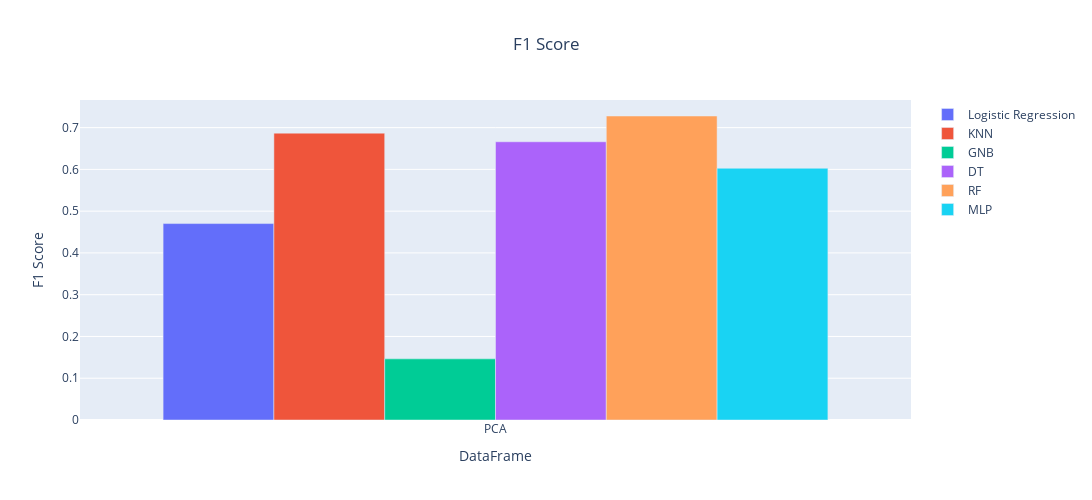
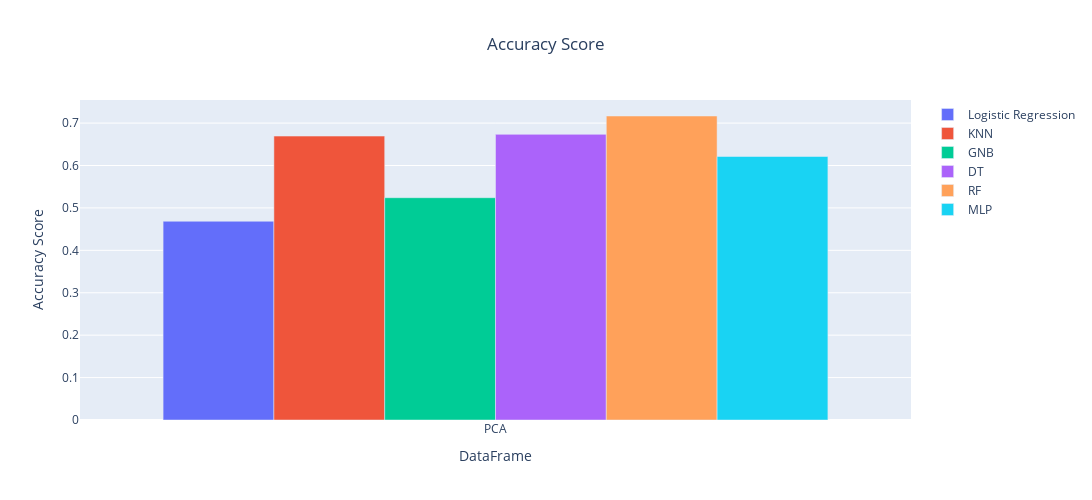

The notebook cell these images were saved under, in order:
### Markdown cell above
We will plot the data in 2 ways:
- For each scoring function, we will plot the algorithms's scores in a bar chart.
- For each Algorithm, we will plot the scores in a bar chart.

### Code cell
! pip install plotly
import plotly.graph_objects as go
x = ['PCA']
titles = ['F1 Score', 'Accuracy Score']
for i,score in enumerate([f1_values,accuracy_values]):
    fig = go.Figure(data=[
    go.Bar(name='Logistic Regression', x=x, y=list(score.values())[0]),
    go.Bar(name='KNN', x=x, y=list(score.values())[1]),
    go.Bar(name='GNB', x=x, y=list(score.values())[2]),
    go.Bar(name='DT', x=x, y=list(score.values())[3]),
    go.Bar(name='RF', x=x, y=list(score.values())[4]),
    go.Bar(name='MLP', x=x, y=list(score.values())[5])
    ], layout=go.Layout(title=titles[i],title_x = 0.5,  barmode='group', xaxis=dict(title='DataFrame'), yaxis=dict(title=titles[i]), width=1200, height=500))
    fig.show()

### Figure 1 — Plotly figure (JSON) as saved in the notebook; plotly's stock layout.template omitted (floating-point values rounded to 4 significant figures)
{"data": [{"name": "Logistic Regression", "type": "bar", "x": ["PCA"], "y": [0.4703]}, {"name": "KNN", "type": "bar", "x": ["PCA"], "y": [0.6868]}, {"name": "GNB", "type": "bar", "x": ["PCA"], "y": [0.1464]}, {"name": "DT", "type": "bar", "x": ["PCA"], "y": [0.6661]}, {"name": "RF", "type": "bar", "x": ["PCA"], "y": [0.7278]}, {"name": "MLP", "type": "bar", "x": ["PCA"], "y": [0.6027]}], "layout": {"barmode": "group", "height": 500, "title": {"text": "F1 Score", "x": 0.5}, "width": 1200, "xaxis": {"title": {"text": "DataFrame"}}, "yaxis": {"title": {"text": "F1 Score"}}}}

### Figure 2 — Plotly figure (JSON) as saved in the notebook; plotly's stock layout.template omitted (floating-point values rounded to 4 significant figures)
{"data": [{"name": "Logistic Regression", "type": "bar", "x": ["PCA"], "y": [0.4686]}, {"name": "KNN", "type": "bar", "x": ["PCA"], "y": [0.6694]}, {"name": "GNB", "type": "bar", "x": ["PCA"], "y": [0.5241]}, {"name": "DT", "type": "bar", "x": ["PCA"], "y": [0.6735]}, {"name": "RF", "type": "bar", "x": ["PCA"], "y": [0.7167]}, {"name": "MLP", "type": "bar", "x": ["PCA"], "y": [0.6212]}], "layout": {"barmode": "group", "height": 500, "title": {"text": "Accuracy Score", "x": 0.5}, "width": 1200, "xaxis": {"title": {"text": "DataFrame"}}, "yaxis": {"title": {"text": "Accuracy Score"}}}}
